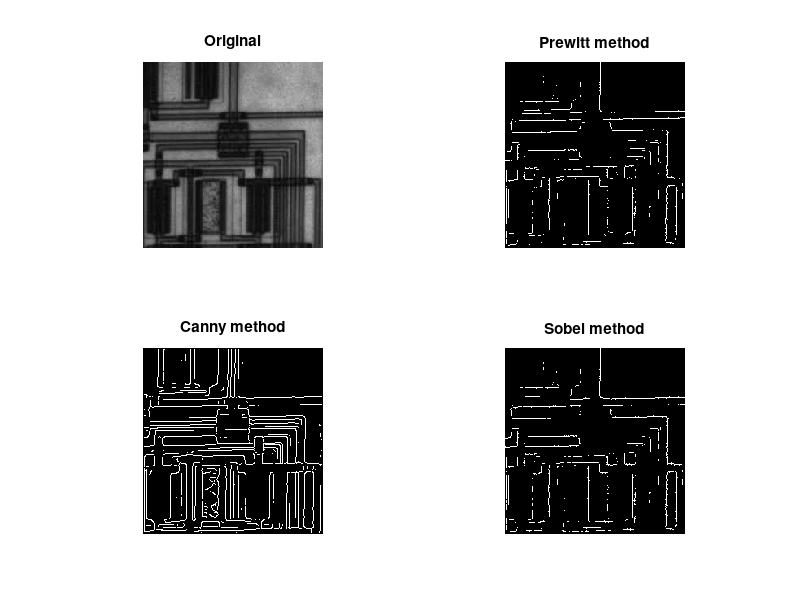

This chart was generated by the following MATLAB code:
clear;
clc;

load('circuit.mat');
subplot(2,2,1);  imshow (B);
title("Original");

y1 = edge(B,'prewitt'); % change method to Canny, Sobel
subplot (2,2,2); imshow(y1,[0 1]);
title("Prewitt method");

y2 = edge(B,'canny');
subplot (2,2,3); imshow(y2,[0 1]);
title("Canny method");

y3 = edge(B,'sobel');
subplot (2,2,4); imshow(y3,[0 1]);
title("Sobel method");